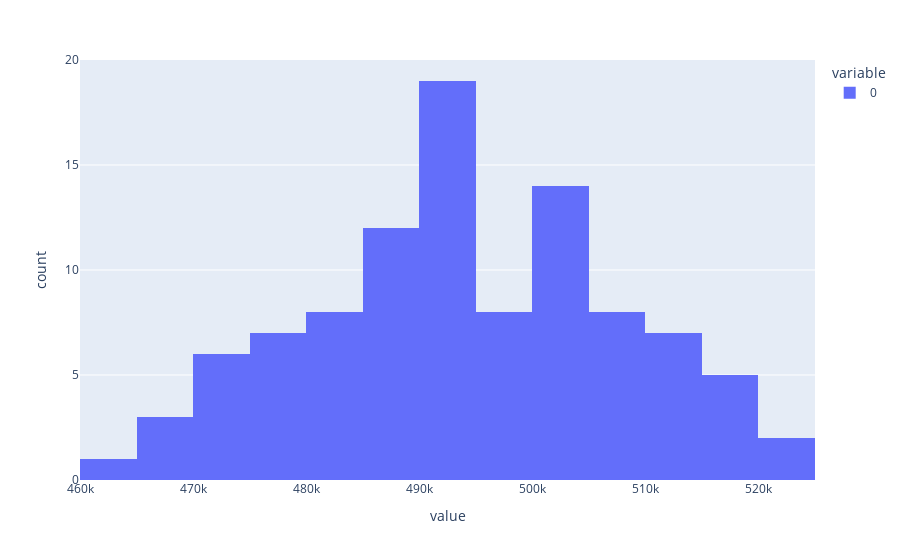

The notebook cell saved with this chart:
### Code cell
px.histogram(alpha_samples["alpha"].sum(axis=1))
